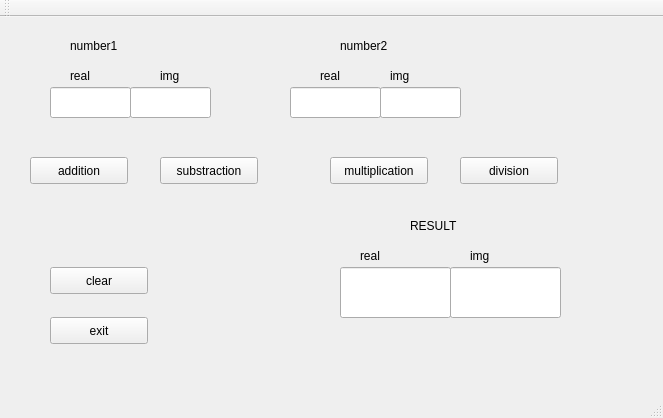
<?xml version="1.0" encoding="UTF-8"?>
<ui version="4.0">
 <class>MainWindow</class>
 <widget class="QMainWindow" name="MainWindow">
  <property name="geometry">
   <rect>
    <x>0</x>
    <y>0</y>
    <width>663</width>
    <height>418</height>
   </rect>
  </property>
  <property name="windowTitle">
   <string>MainWindow</string>
  </property>
  <widget class="QWidget" name="centralWidget">
   <widget class="QLabel" name="label">
    <property name="geometry">
     <rect>
      <x>70</x>
      <y>20</y>
      <width>66</width>
      <height>17</height>
     </rect>
    </property>
    <property name="text">
     <string>number1</string>
    </property>
   </widget>
   <widget class="QLabel" name="label_2">
    <property name="geometry">
     <rect>
      <x>340</x>
      <y>20</y>
      <width>66</width>
      <height>17</height>
     </rect>
    </property>
    <property name="text">
     <string>number2</string>
    </property>
   </widget>
   <widget class="QLabel" name="label_3">
    <property name="geometry">
     <rect>
      <x>70</x>
      <y>50</y>
      <width>66</width>
      <height>17</height>
     </rect>
    </property>
    <property name="text">
     <string>real</string>
    </property>
   </widget>
   <widget class="QLabel" name="label_4">
    <property name="geometry">
     <rect>
      <x>160</x>
      <y>50</y>
      <width>66</width>
      <height>17</height>
     </rect>
    </property>
    <property name="text">
     <string>img</string>
    </property>
   </widget>
   <widget class="QLabel" name="label_5">
    <property name="geometry">
     <rect>
      <x>320</x>
      <y>50</y>
      <width>66</width>
      <height>17</height>
     </rect>
    </property>
    <property name="text">
     <string>real</string>
    </property>
   </widget>
   <widget class="QLabel" name="label_6">
    <property name="geometry">
     <rect>
      <x>390</x>
      <y>50</y>
      <width>66</width>
      <height>17</height>
     </rect>
    </property>
    <property name="text">
     <string>img</string>
    </property>
   </widget>
   <widget class="QLineEdit" name="real1">
    <property name="geometry">
     <rect>
      <x>50</x>
      <y>70</y>
      <width>81</width>
      <height>31</height>
     </rect>
    </property>
   </widget>
   <widget class="QLineEdit" name="img1">
    <property name="geometry">
     <rect>
      <x>130</x>
      <y>70</y>
      <width>81</width>
      <height>31</height>
     </rect>
    </property>
   </widget>
   <widget class="QLineEdit" name="real2">
    <property name="geometry">
     <rect>
      <x>290</x>
      <y>70</y>
      <width>91</width>
      <height>31</height>
     </rect>
    </property>
   </widget>
   <widget class="QLineEdit" name="img2">
    <property name="geometry">
     <rect>
      <x>380</x>
      <y>70</y>
      <width>81</width>
      <height>31</height>
     </rect>
    </property>
   </widget>
   <widget class="QLabel" name="label_7">
    <property name="geometry">
     <rect>
      <x>360</x>
      <y>230</y>
      <width>66</width>
      <height>17</height>
     </rect>
    </property>
    <property name="text">
     <string>real</string>
    </property>
   </widget>
   <widget class="QLabel" name="label_8">
    <property name="geometry">
     <rect>
      <x>470</x>
      <y>230</y>
      <width>66</width>
      <height>17</height>
     </rect>
    </property>
    <property name="text">
     <string>img</string>
    </property>
   </widget>
   <widget class="QLineEdit" name="real">
    <property name="geometry">
     <rect>
      <x>340</x>
      <y>250</y>
      <width>111</width>
      <height>51</height>
     </rect>
    </property>
   </widget>
   <widget class="QLineEdit" name="img">
    <property name="geometry">
     <rect>
      <x>450</x>
      <y>250</y>
      <width>111</width>
      <height>51</height>
     </rect>
    </property>
   </widget>
   <widget class="QPushButton" name="pushButton">
    <property name="geometry">
     <rect>
      <x>30</x>
      <y>140</y>
      <width>98</width>
      <height>27</height>
     </rect>
    </property>
    <property name="text">
     <string>addition</string>
    </property>
   </widget>
   <widget class="QPushButton" name="pushButton_2">
    <property name="geometry">
     <rect>
      <x>160</x>
      <y>140</y>
      <width>98</width>
      <height>27</height>
     </rect>
    </property>
    <property name="text">
     <string>substraction</string>
    </property>
   </widget>
   <widget class="QPushButton" name="pushButton_3">
    <property name="geometry">
     <rect>
      <x>460</x>
      <y>140</y>
      <width>98</width>
      <height>27</height>
     </rect>
    </property>
    <property name="text">
     <string>division</string>
    </property>
   </widget>
   <widget class="QPushButton" name="pushButton_4">
    <property name="geometry">
     <rect>
      <x>330</x>
      <y>140</y>
      <width>98</width>
      <height>27</height>
     </rect>
    </property>
    <property name="text">
     <string>multiplication</string>
    </property>
   </widget>
   <widget class="QPushButton" name="pushButton_5">
    <property name="geometry">
     <rect>
      <x>50</x>
      <y>250</y>
      <width>98</width>
      <height>27</height>
     </rect>
    </property>
    <property name="text">
     <string>clear</string>
    </property>
   </widget>
   <widget class="QPushButton" name="pushButton_6">
    <property name="geometry">
     <rect>
      <x>50</x>
      <y>300</y>
      <width>98</width>
      <height>27</height>
     </rect>
    </property>
    <property name="text">
     <string>exit</string>
    </property>
   </widget>
   <widget class="QLabel" name="label_9">
    <property name="geometry">
     <rect>
      <x>410</x>
      <y>200</y>
      <width>66</width>
      <height>17</height>
     </rect>
    </property>
    <property name="text">
     <string>RESULT</string>
    </property>
   </widget>
  </widget>
  <widget class="QMenuBar" name="menuBar">
   <property name="geometry">
    <rect>
     <x>0</x>
     <y>0</y>
     <width>663</width>
     <height>25</height>
    </rect>
   </property>
  </widget>
  <widget class="QToolBar" name="mainToolBar">
   <attribute name="toolBarArea">
    <enum>TopToolBarArea</enum>
   </attribute>
   <attribute name="toolBarBreak">
    <bool>false</bool>
   </attribute>
  </widget>
  <widget class="QStatusBar" name="statusBar"/>
 </widget>
 <layoutdefault spacing="6" margin="11"/>
 <resources/>
 <connections/>
</ui>
